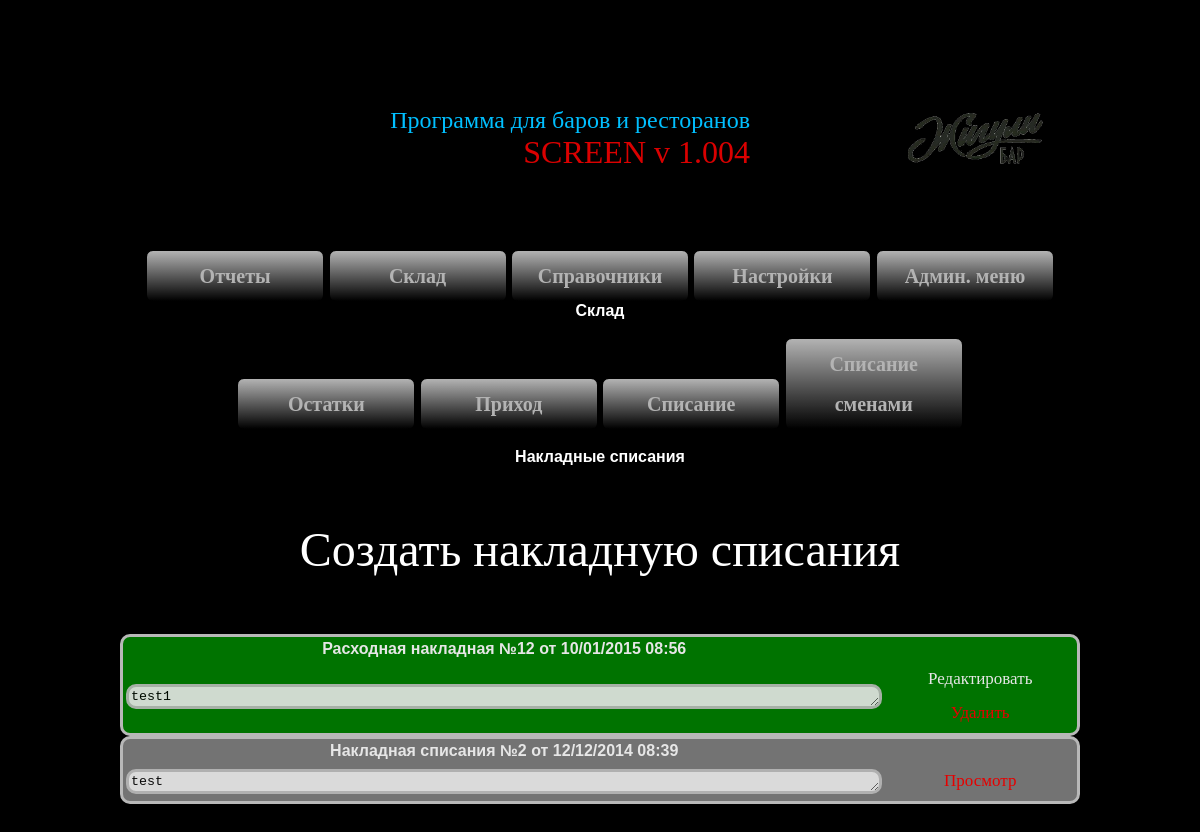
/localhost/index2.php?st=sklad&sp=rashod, run on the app's committed database.
### tables this page shows
CREATE TABLE IF NOT EXISTS `settings` (
  `id` int(11) NOT NULL AUTO_INCREMENT,
  `name` text NOT NULL,
  `value` text NOT NULL,
  `text` text NOT NULL,
  `visible` text NOT NULL,
  PRIMARY KEY (`id`)
);

CREATE TABLE IF NOT EXISTS `docs` (
  `id` int(11) NOT NULL AUTO_INCREMENT,
  `name` text NOT NULL,
  `type` text NOT NULL,
  `date` text NOT NULL,
  `status` text NOT NULL,
  `comment` text NOT NULL,
  PRIMARY KEY (`id`)
);

### localhost/conf.php (called while the page is built, shortened)
<?php
$ath = mysql_query("select * from settings where name='programm_version';");
if($ath)
{
while($author = mysql_fetch_array($ath))
$version = $author[value];
}
?>

### localhost/rashod.php (the view, shortened to what this page needs)
<center><b>Накладные списания</b></center>
<br>
<br>
<a href='?st=sklad&sp=rashod_new'><font size='+4'>Создать накладную списания</font></a>
<br>
<br><br>
<?php
include"conf.php";
$ath = mysql_query("select * from docs WHERE type='out' ORDER BY id DESC;");
if($ath)
{
while($author = mysql_fetch_array($ath))
if ($author[id] <>'') {
$dt = date( 'd/m/Y H:i', $author[date] );
echo"
<center>
";
if ($author[status] == 'open') {
echo"<table width='80%' border='0' id='ugolkrug' bgcolor='green'>";
}
if ($author[status] == 'close') {
echo"<table width='80%' border='0' id='ugolkrug' bgcolor='gray'>";
}
echo"
<tr>
<td width='80%'>
<center><b>$author[name] №$author[id] от $dt</center>
</td>
<td width='20%'>
</td>
</tr>
<tr>
<td width='80%'>
<textarea name='names' rows='1' cols='12' style='width: 100%' id='ugolkrug'>$author[comment]</textarea>
</td>
<td width='20%'>
<center>
";
if ($author[status] == 'open') {
echo"<a href='?st=sklad&sp=rashod_edit&id=$author[id]'><font color='white'>Редактировать</font></a>
<br>
<a href='?st=sklad&sp=rashod&action=delete&id=$author[id]'><font color='red'>Удалить</font></a>";
}
if ($author[status] == 'close') {
echo"
<a href='?st=sklad&sp=rashod_view&id=$author[id]'><font color='red'>Просмотр</font></a>";
}
echo"
</center>
</td>
</tr>
</table>
</center>
";
}
}
?>
<br>
<br>
<br>

### localhost/index2.php (shortened to what this page needs)
<?php include"style.css"; include"conf.php"; ?>
<html>
<head>
<head>
</head>
<body>
<table  border="0" cellspacing="0" cellpadding="0" align="center" width='100%' height='100%'>
<tr>
<td width=25%'  >
<table  border="0" cellspacing="0" cellpadding="0" align="center" width='100%' height='10%'>
<tr>
<td width=50%'>
<p class='top3'>
<font color='deepskyblue' size='+2'>
Программа для баров и ресторанов</font><br><font color='darkskyblue' size='+3'>
SCREEN v <?php echo"$version"; ?></font></p>
</td>
</td>
<td width='10%'>
</td>
<td width='20%'>
<br><br>
<img src='img/logo2.png' style=" width: 50%;   border-radius: 30px; -webkit-border-radius: 30px; -moz-border-radius: 30px;">
<br>
<br>
<br>
</td>
</tr>
</table>
<center>
<table  border="0" cellspacing="0" cellpadding="0" align="center" width='100%' height='10%'>
<tr>
<td width=100%'>
<center>
<?php include"menu.php"; ?>
</center>
</td>
</tr>
</table>
</center>
<table  border="0" cellspacing="0" cellpadding="0" align="center" width='100%' height='70%'>
<tr>
<td width=100%'>
<center>
<?php
if ($_GET[st] == 'sklad') {include"sklad.php";}
?>
</center>
</td>
</tr>
</table>
</body>
</html>

### data on the page
settings: value "1.004"
docs: name "Расходная накладная", id "12", date "10/01/2015 08:56", names "test1"
docs: name "Накладная списания", id "2", date "12/12/2014 08:39", names "test"
